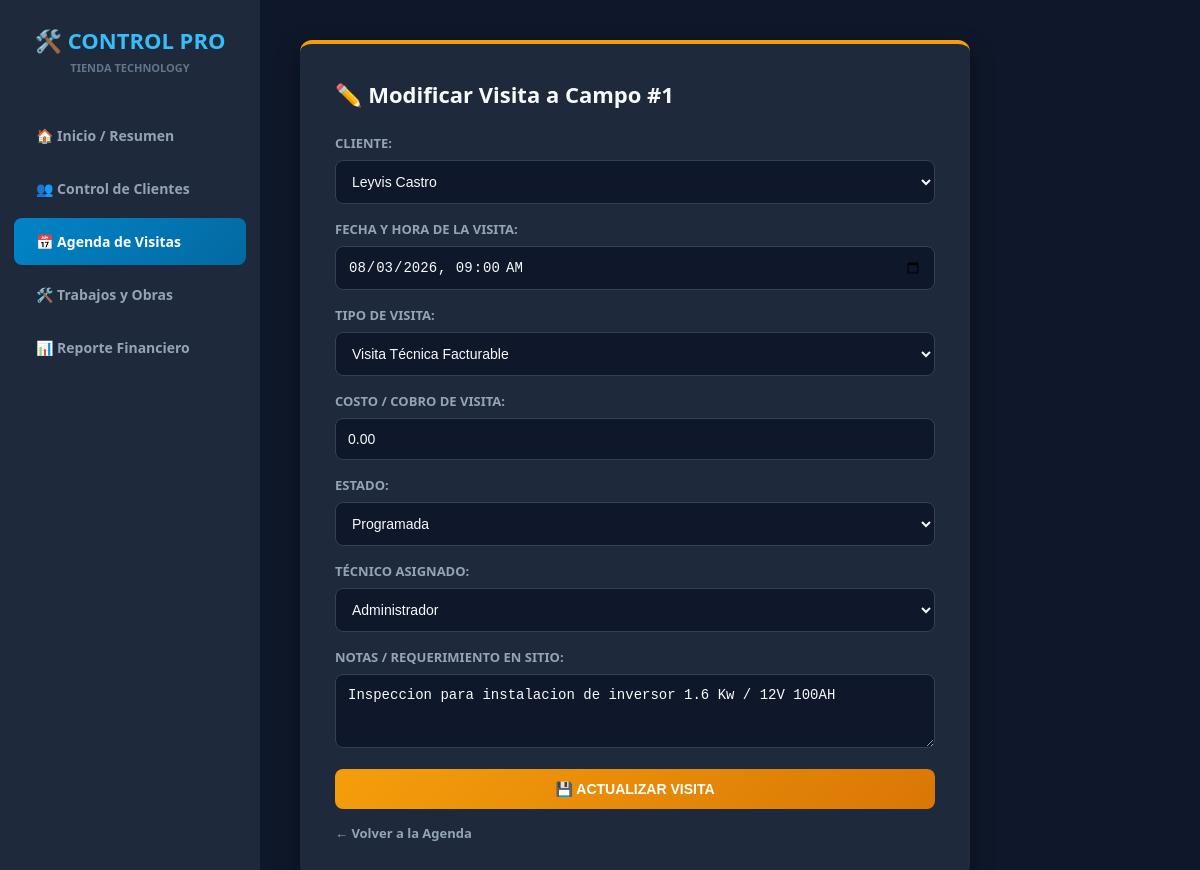
Screenshot of /visitas/modificar/1/ with the database file from the repository.
### gestion/models.py (models this page shows, shortened)
class VisitaCampo(models.Model):
    TIPO_VISITA_CHOICES = [
        ("GRATIS", "Visita de Cortesía / Diagnóstico (Gratis)"),
        ("COBRADA", "Visita Técnica Facturable"),
    ]
    ESTADO_CHOICES = [
        ("PEND", "Programada"),
        ("PROC", "En Proceso"),
        ("COMP", "Completada / Finalizada"),
        ("CANC", "Cancelada"),
    ]
    cliente = models.ForeignKey(Cliente, on_delete=models.CASCADE, verbose_name="Cliente")
    tecnico = models.ForeignKey(
        User,
        on_delete=models.SET_NULL,
        null=True,
        blank=True,
        verbose_name="Técnico Asignado",
    )
    fecha_programada = models.DateTimeField(verbose_name="Fecha y Hora de la Visita")
    tipo = models.CharField(max_length=10, choices=TIPO_VISITA_CHOICES, default="GRATIS", verbose_name="Tipo de Visita")
    monto_cobro = models.DecimalField(max_digits=10, decimal_places=2, default=0.00, verbose_name="Costo / Cobro de Visita")
    estado = models.CharField(max_length=4, choices=ESTADO_CHOICES, default="PEND", verbose_name="Estado")
    observaciones = models.TextField(blank=True, null=True, verbose_name="Notas / Requerimiento en Sitio")
    genera_trabajo = models.BooleanField(default=False, verbose_name="¿Derivó en Orden de Trabajo / Presupuesto?")
    class Meta:
        verbose_name = "Agenda de Visita en Campo"
        verbose_name_plural = "Agenda de Visitas en Campo"

### gestion/views.py (the view)
# urls.py: path("visitas/modificar/<int:pk>/", views.modificar_visita, name="modificar_visita"),
def modificar_visita(request, pk):
    visita = get_object_or_404(VisitaCampo, pk=pk)
    if request.method == 'POST':
        form = VisitaCampoForm(request.POST, instance=visita)
        if form.is_valid():
            form.save()
            return redirect('lista_visitas')
    else:
        form = VisitaCampoForm(instance=visita)
    return render(request, 'gestion/modificar_visita.html', {'form': form, 'visita': visita})

### gestion/forms.py
class VisitaCampoForm(forms.ModelForm):
    class Meta:
        model = VisitaCampo
        fields = ['cliente', 'fecha_programada', 'tipo', 'monto_cobro', 'estado', 'tecnico', 'observaciones']
        widgets = {
            'fecha_programada': forms.DateTimeInput(attrs={'class': 'form-control', 'type': 'datetime-local'}),
            'cliente': forms.Select(attrs={'class': 'form-control'}),
            'tipo': forms.Select(attrs={'class': 'form-control'}),
            'monto_cobro': forms.NumberInput(attrs={'class': 'form-control', 'placeholder': '0.00'}),
            'estado': forms.Select(attrs={'class': 'form-control'}),
            'tecnico': forms.Select(attrs={'class': 'form-control'}),
            'observaciones': forms.Textarea(attrs={'class': 'form-control', 'rows': 3, 'placeholder': 'Observaciones...'}),
        }

### gestion/models.py (called while the page is built)
    def __str__(self):
        return (
            f"{self.nombre} ({self.rif_cedula})"
            if self.rif_cedula
            else self.nombre
        )

### gestion/templates/gestion/modificar_visita.html (shortened to what this page needs)
<!DOCTYPE html>
<html lang="es">
<head>
</head>
<body>
    <div class="sidebar">
        <div class="sidebar-titulo">
            <h3>🛠️ CONTROL PRO</h3>
            <small>TIENDA TECHNOLOGY</small>
        </div>
        <a href="{% url 'dashboard' %}">🏠 Inicio / Resumen</a>
        <a href="{% url 'lista_clientes' %}">👥 Control de Clientes</a>
        <a href="{% url 'lista_visitas' %}" class="active">📅 Agenda de Visitas</a>
        <a href="{% url 'lista_trabajos' %}">🛠️ Trabajos y Obras</a>
        <a href="{% url 'reporte_financiero' %}">📊 Reporte Financiero</a>
    </div>
    <div class="contenido">
        <div class="formulario-contenedor">
            <h2>✏️ Modificar Visita a Campo #{{ visita.id }}</h2>
            <form method="post">
                {{ form.as_p }}
                <button type="submit" class="btn-submit">💾 Actualizar Visita</button>
            </form>
            <a href="{% url 'lista_visitas' %}" class="btn-volver">← Volver a la Agenda</a>
        </div>
    </div>
</body>
</html>

### gestion/templates/gestion/modificar_visita.html (style rules this page uses)
body { background-color: #0f172a; font-family: 'Segoe UI', system-ui, sans-serif; margin: 0; padding: 0; display: flex; color: #f8fafc; }
.sidebar { width: 260px; background-color: #1e293b; min-height: 100vh; color: white; padding-top: 25px; box-sizing: border-box; }
.sidebar-titulo { text-align: center; margin-bottom: 35px; padding: 0 15px; }
.sidebar-titulo h3 { color: #38bdf8; margin: 0; font-size: 22px; font-weight: 800; }
.sidebar-titulo small { color: #64748b; font-size: 11px; font-weight: bold; text-transform: uppercase; }
.sidebar a { color: #94a3b8; text-decoration: none; padding: 14px 22px; display: block; font-weight: 600; font-size: 14px; border-radius: 8px; margin: 6px 14px; }
.sidebar a.active { background: linear-gradient(135deg, #0284c7, #0369a1); color: white; }
.contenido { flex: 1; padding: 40px; box-sizing: border-box; }
.formulario-contenedor { background: #1e293b; border-radius: 12px; padding: 35px; max-width: 600px; box-shadow: 0 10px 25px rgba(0,0,0,0.4); border-top: 4px solid #f59e0b; }
h2 { margin-top: 0; color: #f8fafc; font-size: 22px; margin-bottom: 25px; }
label { display: block; margin-bottom: 8px; font-weight: 600; color: #94a3b8; font-size: 13px; text-transform: uppercase; }
.form-control { width: 100%; padding: 12px; background-color: #0f172a; border: 1px solid #334155; color: #f8fafc; border-radius: 8px; box-sizing: border-box; font-size: 14px; }
.btn-submit { background: linear-gradient(135deg, #f59e0b, #d97706); color: white; border: none; padding: 12px 25px; font-weight: bold; border-radius: 8px; cursor: pointer; font-size: 14px; width: 100%; transition: 0.2s; text-transform: uppercase; }
.btn-volver { display: inline-block; margin-top: 15px; color: #94a3b8; text-decoration: none; font-size: 13px; font-weight: 600; }

### rows the page displays
VisitaCampo: id "1", cliente "Leyvis Castro", fecha_programada "08/03/2026 09:00", tipo "Visita Técnica Facturable", monto_cobro "0.00", estado "Programada", tecnico "Administrador", observaciones "Inspeccion para instalacion de inversor 1.6 Kw / 12V 100AH"
